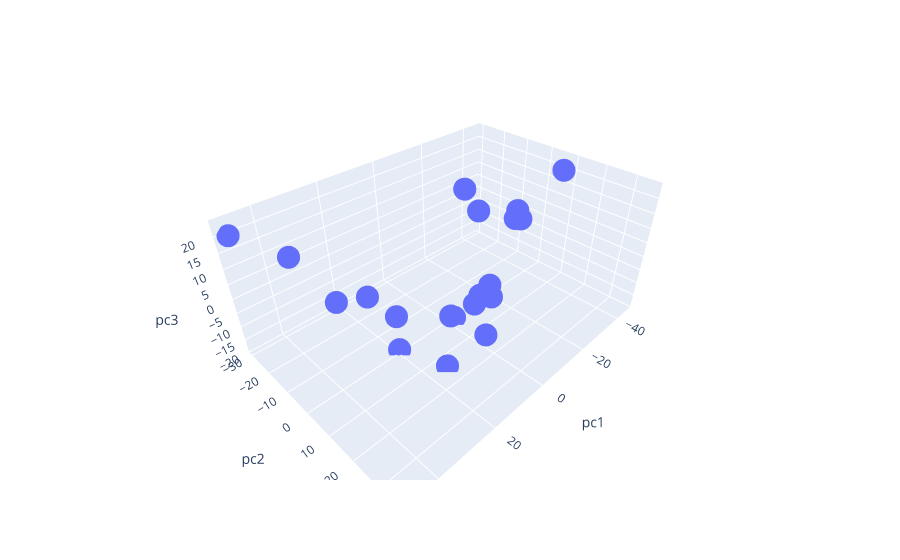

The code cell stored with this chart in its notebook:
### Code cell
import plotly.express as px
fig = px.scatter_3d(df, x='pc1', y='pc2', z='pc3')
fig.show()

### Figure 1 — Plotly figure (JSON) as saved in the notebook; plotly's stock layout.template omitted (floating-point values rounded to 4 significant figures)
{"data": [{"hovertemplate": "pc1=%{x}<br>pc2=%{y}<br>pc3=%{z}<extra></extra>", "legendgroup": "", "marker": {"color": "#636efa", "symbol": "circle"}, "mode": "markers", "name": "", "scene": "scene", "showlegend": false, "type": "scatter3d", "x": [-9.528, -40.08, 48.25, -1.746, -31.89, 14.34, 24.11, 2.832, 27.39, -8.578, 29.31, 13.03, -38.73, 18.47, -45.42, -29.17, 36.95, 7.727, 19.67, -36.93], "y": [9.797, -6.419, -29.83, 1.562, -16.42, 14.64, 25.7, 18.65, 35.61, 9.684, -15.25, -9.138, -4.638, -15.62, 7.099, -20.74, -22.86, 20.0, -0.1017, -1.728], "z": [-9.719, -0.8133, 20.13, -18.21, 1.487, -18.69, 12.48, -11.66, 23.52, -4.719, -4.008, -15.47, 3.575, -8.313, 19.97, 9.349, 11.52, 6.189, -18.76, 2.15]}], "layout": {"legend": {"tracegroupgap": 0}, "margin": {"t": 60}, "scene": {"domain": {"x": [0, 1], "y": [0, 1]}, "xaxis": {"title": {"text": "pc1"}}, "yaxis": {"title": {"text": "pc2"}}, "zaxis": {"title": {"text": "pc3"}}}}}
